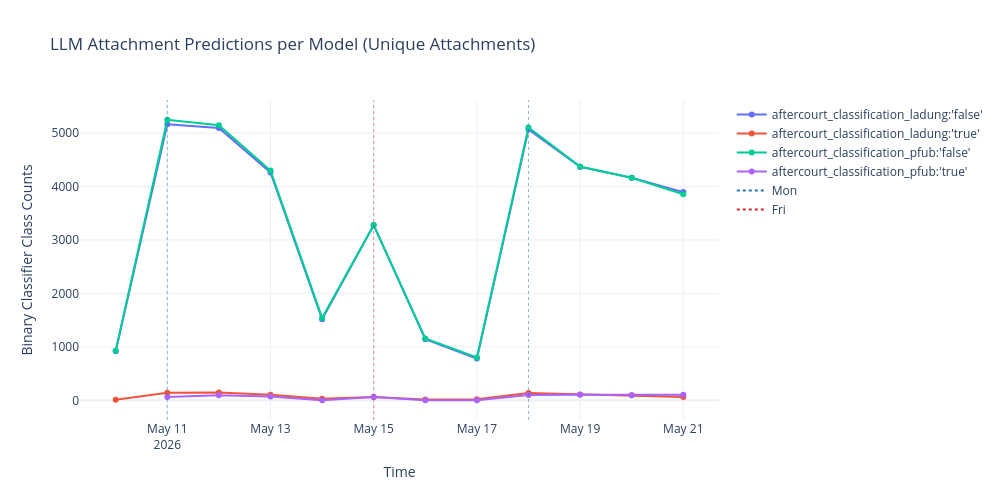

Notebook code for this chart:
### Code cell
plot_time_series(df, title="LLM Attachment Predictions per Model (Unique Attachments)", ylabel="Binary Classifier Class Counts")

### Figure 1 — Plotly figure (JSON) as saved in the notebook; plotly's stock layout.template omitted (floating-point values rounded to 4 significant figures)
{"data": [{"hovertemplate": "Metric=aftercourt_classification_ladung:'false'<br>Time=%{x}<br>Binary Classifier Class Counts=%{y}<extra></extra>", "legendgroup": "aftercourt_classification_ladung:'false'", "line": {"color": "#636efa", "dash": "solid"}, "marker": {"symbol": "circle"}, "mode": "lines+markers", "name": "aftercourt_classification_ladung:'false'", "orientation": "v", "showlegend": true, "type": "scatter", "x": ["2026-05-10T00:00:00.000000000", "2026-05-11T00:00:00.000000000", "2026-05-12T00:00:00.000000000", "2026-05-13T00:00:00.000000000", "2026-05-14T00:00:00.000000000", "2026-05-15T00:00:00.000000000", "2026-05-16T00:00:00.000000000", "2026-05-17T00:00:00.000000000", "2026-05-18T00:00:00.000000000", "2026-05-19T00:00:00.000000000", "2026-05-20T00:00:00.000000000", "2026-05-21T00:00:00.000000000"], "xaxis": "x", "y": [918, 5166, 5093, 4263, 1516, 3276, 1143, 780, 5067, 4367, 4163, 3895], "yaxis": "y"}, {"hovertemplate": "Metric=aftercourt_classification_ladung:'true'<br>Time=%{x}<br>Binary Classifier Class Counts=%{y}<extra></extra>", "legendgroup": "aftercourt_classification_ladung:'true'", "line": {"color": "#EF553B", "dash": "solid"}, "marker": {"symbol": "circle"}, "mode": "lines+markers", "name": "aftercourt_classification_ladung:'true'", "orientation": "v", "showlegend": true, "type": "scatter", "x": ["2026-05-10T00:00:00.000000000", "2026-05-11T00:00:00.000000000", "2026-05-12T00:00:00.000000000", "2026-05-13T00:00:00.000000000", "2026-05-14T00:00:00.000000000", "2026-05-15T00:00:00.000000000", "2026-05-16T00:00:00.000000000", "2026-05-17T00:00:00.000000000", "2026-05-18T00:00:00.000000000", "2026-05-19T00:00:00.000000000", "2026-05-20T00:00:00.000000000", "2026-05-21T00:00:00.000000000"], "xaxis": "x", "y": [11, 143, 147, 106, 29, 62, 14, 22, 138, 110, 96, 61], "yaxis": "y"}, {"hovertemplate": "Metric=aftercourt_classification_pfub:'false'<br>Time=%{x}<br>Binary Classifier Class Counts=%{y}<extra></extra>", "legendgroup": "aftercourt_classification_pfub:'false'", "line": {"color": "#00cc96", "dash": "solid"}, "marker": {"symbol": "circle"}, "mode": "lines+markers", "name": "aftercourt_classification_pfub:'false'", "orientation": "v", "showlegend": true, "type": "scatter", "x": ["2026-05-10T00:00:00.000000000", "2026-05-11T00:00:00.000000000", "2026-05-12T00:00:00.000000000", "2026-05-13T00:00:00.000000000", "2026-05-14T00:00:00.000000000", "2026-05-15T00:00:00.000000000", "2026-05-16T00:00:00.000000000", "2026-05-17T00:00:00.000000000", "2026-05-18T00:00:00.000000000", "2026-05-19T00:00:00.000000000", "2026-05-20T00:00:00.000000000", "2026-05-21T00:00:00.000000000"], "xaxis": "x", "y": [929, 5249, 5146, 4298, 1542, 3278, 1156, 800, 5104, 4374, 4163, 3854], "yaxis": "y"}, {"hovertemplate": "Metric=aftercourt_classification_pfub:'true'<br>Time=%{x}<br>Binary Classifier Class Counts=%{y}<extra></extra>", "legendgroup": "aftercourt_classification_pfub:'true'", "line": {"color": "#ab63fa", "dash": "solid"}, "marker": {"symbol": "circle"}, "mode": "lines+markers", "name": "aftercourt_classification_pfub:'true'", "orientation": "v", "showlegend": true, "type": "scatter", "x": ["2026-05-11T00:00:00.000000000", "2026-05-12T00:00:00.000000000", "2026-05-13T00:00:00.000000000", "2026-05-14T00:00:00.000000000", "2026-05-15T00:00:00.000000000", "2026-05-16T00:00:00.000000000", "2026-05-17T00:00:00.000000000", "2026-05-18T00:00:00.000000000", "2026-05-19T00:00:00.000000000", "2026-05-20T00:00:00.000000000", "2026-05-21T00:00:00.000000000"], "xaxis": "x", "y": [60, 94, 71, 3, 60, 1, 2, 101, 103, 96, 102], "yaxis": "y"}, {"hoverinfo": "skip", "line": {"color": "#1f77b4", "dash": "dot"}, "mode": "lines", "name": "Mon", "showlegend": true, "type": "scatter", "x": ["2026-05-11T00:00:00"], "y": [null]}, {"hoverinfo": "skip", "line": {"color": "#d62728", "dash": "dot"}, "mode": "lines", "name": "Fri", "showlegend": true, "type": "scatter", "x": ["2026-05-15T00:00:00"], "y": [null]}], "layout": {"height": 500, "hovermode": "x unified", "legend": {"title": {"text": ""}, "tracegroupgap": 0}, "shapes": [{"line": {"color": "#1f77b4", "dash": "dot", "width": 1}, "opacity": 0.5, "type": "line", "x0": "2026-05-11T00:00:00", "x1": "2026-05-11T00:00:00", "xref": "x", "y0": 0, "y1": 1, "yref": "y domain"}, {"line": {"color": "#d62728", "dash": "dot", "width": 1}, "opacity": 0.5, "type": "line", "x0": "2026-05-15T00:00:00", "x1": "2026-05-15T00:00:00", "xref": "x", "y0": 0, "y1": 1, "yref": "y domain"}, {"line": {"color": "#1f77b4", "dash": "dot", "width": 1}, "opacity": 0.5, "type": "line", "x0": "2026-05-18T00:00:00", "x1": "2026-05-18T00:00:00", "xref": "x", "y0": 0, "y1": 1, "yref": "y domain"}], "title": {"text": "LLM Attachment Predictions per Model (Unique Attachments)"}, "width": 1000, "xaxis": {"anchor": "y", "domain": [0, 1], "title": {"text": "Time"}}, "yaxis": {"anchor": "x", "domain": [0, 1], "title": {"text": "Binary Classifier Class Counts"}}}}
